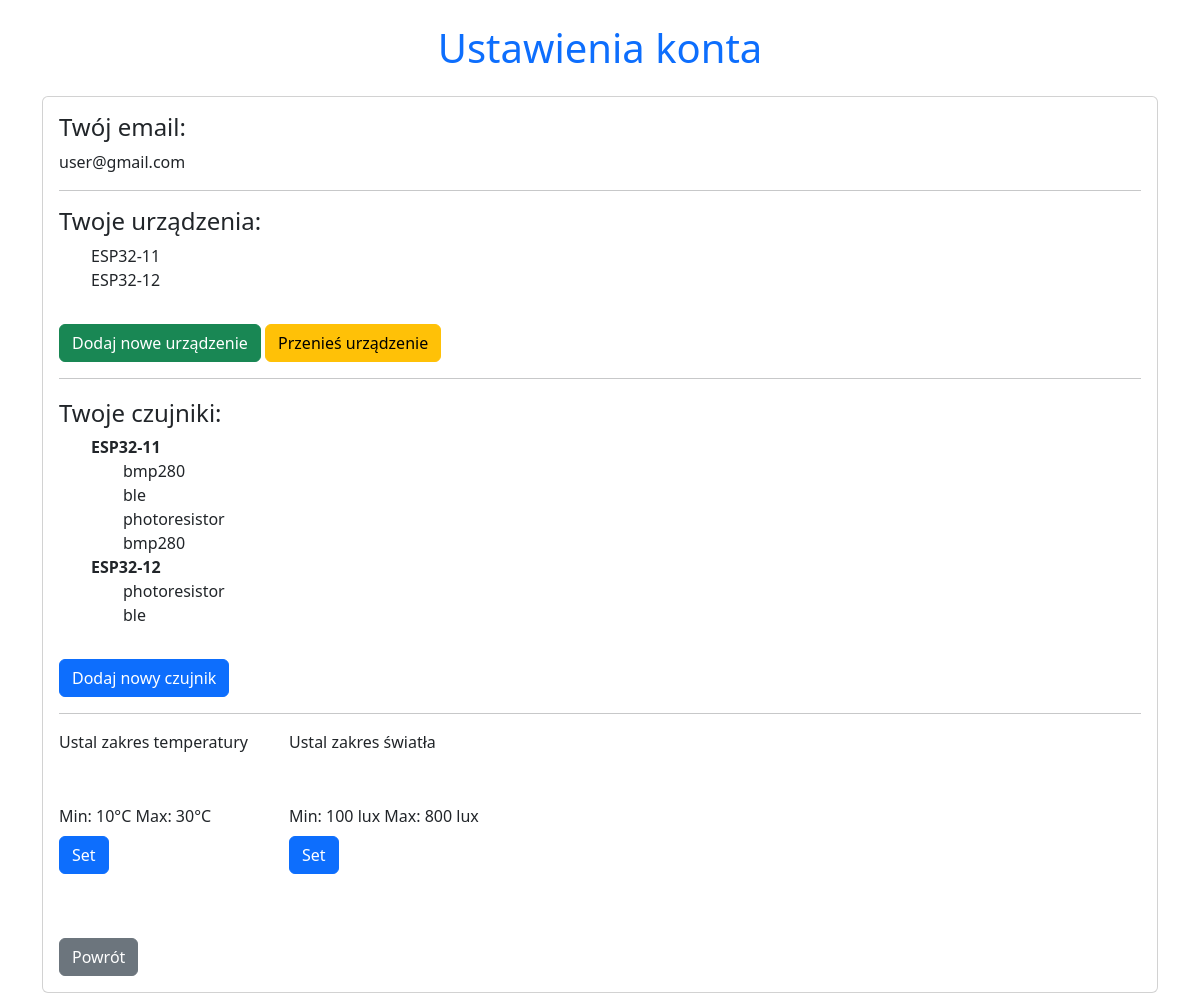
/auth/account/settings (signed in), run on the app's committed database.
### tables this page shows
CREATE TABLE users (
        id INTEGER PRIMARY KEY AUTOINCREMENT,
        email TEXT UNIQUE NOT NULL,
        password TEXT NOT NULL
    );

CREATE TABLE devices (
        id INTEGER PRIMARY KEY AUTOINCREMENT,
        user_id INTEGER NOT NULL,
        device_id TEXT UNIQUE NOT NULL,
        status TEXT DEFAULT 'active',
        registration_date DATETIME DEFAULT CURRENT_TIMESTAMP,
        FOREIGN KEY(user_id) REFERENCES users(id) ON DELETE CASCADE
    );

CREATE TABLE sensors (
        id INTEGER PRIMARY KEY AUTOINCREMENT,
        user_id INTEGER NOT NULL,
        device_id TEXT NOT NULL,
        sensor_type TEXT NOT NULL,
        FOREIGN KEY(user_id) REFERENCES users(id) ON DELETE CASCADE,
        FOREIGN KEY(device_id) REFERENCES devices(device_id) ON DELETE CASCADE
    );

### app/routes/auth.py (the view)
@auth_bp.route('/account/settings', methods=['GET'])
def account_settings():
    if 'user_id' not in session:
        flash("Musisz być zalogowany, aby uzyskać dostęp do ustawień konta.", "danger")
        return redirect(url_for('auth.login'))
    user_id = session['user_id']
    conn = get_db_connection()
    cursor = conn.cursor()
    cursor.execute('SELECT email FROM users WHERE id = ?', (user_id,))
    user_email = cursor.fetchone()['email']
    cursor.execute('SELECT device_id FROM devices WHERE user_id = ?', (user_id,))
    user_devices = [row['device_id'] for row in cursor.fetchall()]
    user_sensors = {}
    for device in user_devices:
        cursor.execute('SELECT sensor_type FROM sensors WHERE user_id = ? AND device_id = ?', (user_id, device))
        user_sensors[device] = [row['sensor_type'] for row in cursor.fetchall()]
    cursor.execute('SELECT topic FROM subscriptions WHERE user_id = ?', (user_id,))
    user_subscriptions = [row['topic'] for row in cursor.fetchall()]
    conn.close()
    return render_template(
        'account_settings.html',
        email=user_email,
        user_devices=user_devices,
        user_sensors=user_sensors,
        user_subscriptions=user_subscriptions
    )

### app/database.py (called while the page is built)
def get_db_connection():
    conn = sqlite3.connect('environment_monitor.db')
    conn.row_factory = sqlite3.Row  # Umożliwia dostęp do kolumn po nazwach
    return conn

### app/templates/account_settings.html (shortened to what this page needs)
<!DOCTYPE html>
<html lang="en">
<head>
    <link href="https://cdn.jsdelivr.net/npm/bootstrap@5.3.0-alpha3/dist/css/bootstrap.min.css" rel="stylesheet">
    <link href="https://cdnjs.cloudflare.com/ajax/libs/font-awesome/6.0.0-beta3/css/all.min.css" rel="stylesheet">
    <link href="https://cdnjs.cloudflare.com/ajax/libs/font-awesome/6.0.0-beta3/css/all.min.css" rel="stylesheet">
    <link href="https://cdnjs.cloudflare.com/ajax/libs/noUiSlider/15.6.0/nouislider.min.css" rel="stylesheet">
</head>
<body>
    <div class="container mt-4">
        <h1 class="text-center text-primary">Ustawienia konta</h1>
        <div class="card mt-4">
            <div class="card-body">
                <h4>Twój email:</h4>
                <p>{{ email }}</p>
                <hr>
                <h4>Twoje urządzenia:</h4>
                <ul>
                    {% for device in user_devices %}
                        <li>{{ device }}</li>
                    {% endfor %}
                </ul>
                <a href="/devices/add-form" class="btn btn-success mt-3">Dodaj nowe urządzenie</a>
                <a href="/devices/transfer-form" class="btn btn-warning mt-3">Przenieś urządzenie</a>
                <hr>
                <h4 style="margin-top: 20px;">Twoje czujniki:</h4>
                <ul>
                    {% for device, sensors in user_sensors.items() %}
                        <li>
                            <strong>{{ device }}</strong>
                            <ul>
                                {% for sensor in sensors %}
                                    <li>{{ sensor }}</li>
                                {% endfor %}
                            </ul>
                        </li>
                    {% endfor %}
                </ul>
                <a href="/devices/add-sensor" class="btn btn-primary mt-3">Dodaj nowy czujnik</a>
                <br>
                <hr>
                <div class="sliders">
                    <div class="mb-4">
                        <p>Ustal zakres temperatury</p>
                        <div id="temperatureSlider" style="margin: 20px 0; margin-right: 30px; width:200px"></div>
                        <div>
                            <label>Min:</label>
                            <span id="minTempValue">10</span>°C
                            <label>Max:</label>
                            <span id="maxTempValue">30</span>°C
                        </div>
                        <button id="setTemperatureRange" class="btn btn-primary mt-2">Set</button>
                    </div>
                    <div class="mb-4">
                        <p>Ustal zakres światła</p>
                        <div id="lightSlider" style="margin: 20px 0; width: 200px"></div>
                        <div>
                            <label>Min:</label>
                            <span id="minLightValue">100</span> lux
                            <label>Max:</label>
                            <span id="maxLightValue">800</span> lux
                        </div>
                        <button id="setLightRange" class="btn btn-primary mt-2">Set</button>
                    </div>
                </div>
                <br>
                <a href="/" class="btn btn-secondary mt-3">Powrót</a>
            </div>
        </div>
    </div>
</body>
</html>

### app/templates/account_settings.html (style rules this page uses)
ul { list-style-type: none; }
#temperatureSlider, #lightSlider { width: 30%; height: 10px; margin: 20px 0; }
.sliders { display: flex; }

### data on the page
users: email "user@gmail.com"
devices: device "ESP32-11"
devices: device "ESP32-12"
sensors: sensor_type "bmp280"
sensors: sensor_type "ble"
sensors: sensor_type "photoresistor"
sensors: sensor_type "bmp280"
sensors: sensor_type "photoresistor"
sensors: sensor_type "ble"
